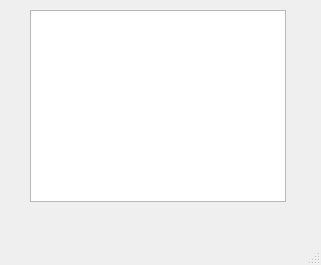
<?xml version="1.0" encoding="UTF-8"?>
<ui version="4.0">
 <class>ErrorWindow</class>
 <widget class="QMainWindow" name="ErrorWindow">
  <property name="geometry">
   <rect>
    <x>0</x>
    <y>0</y>
    <width>321</width>
    <height>265</height>
   </rect>
  </property>
  <property name="windowTitle">
   <string>MainWindow</string>
  </property>
  <widget class="QWidget" name="centralwidget">
   <widget class="QTextBrowser" name="textBrowser">
    <property name="geometry">
     <rect>
      <x>30</x>
      <y>10</y>
      <width>256</width>
      <height>192</height>
     </rect>
    </property>
   </widget>
  </widget>
  <widget class="QMenuBar" name="menubar">
   <property name="geometry">
    <rect>
     <x>0</x>
     <y>0</y>
     <width>321</width>
     <height>26</height>
    </rect>
   </property>
  </widget>
  <widget class="QStatusBar" name="statusbar"/>
 </widget>
 <resources/>
 <connections/>
</ui>
